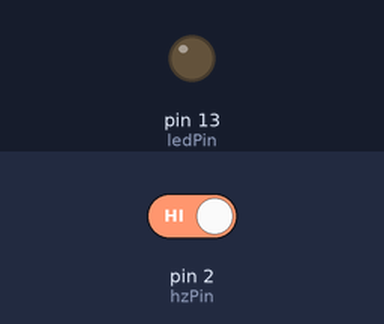
A sketch run on a simulated Arduino Uno, built with avr-gcc and run on an emulated ATmega328P. On the bench: output pins drawn as LEDs (lit = HIGH). The test bench sets the inputs (shaded band); at power-on: pin 2 (hzPin) HIGH.

Above: at 1.2 s.
1.3 s: pin 2 (hzPin) driven LOW
At 1.8 s:
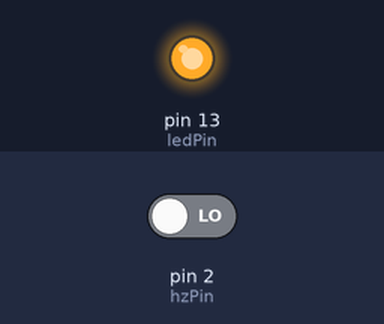
2.8 s: pin 2 (hzPin) driven HIGH
At 4.1 s:
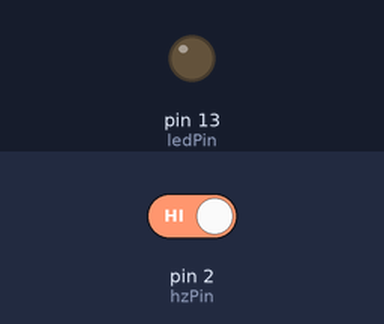
Timing chart, 0 to 5.8 s (numbered marks = the images above; inputs shaded):
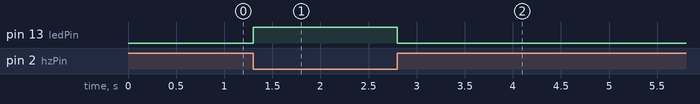

The sketch:

zhendong.ino
```cpp
int hzPin = 2;
int ledPin =  13;
int hzState = 0;
void setup() {
  pinMode(ledPin, OUTPUT);
  pinMode(hzPin, INPUT);
}

void loop(){
  hzState = digitalRead(hzPin);
  if (hzState == LOW)
 {
    digitalWrite(ledPin, HIGH);
  }
  else {
    digitalWrite(ledPin, LOW);
  }
}
```

Measured:
- after the input at 1.3 s, pin 13 (ledPin): LOW → HIGH at once
- after the input at 2.8 s, pin 13 (ledPin): HIGH → LOW at once
